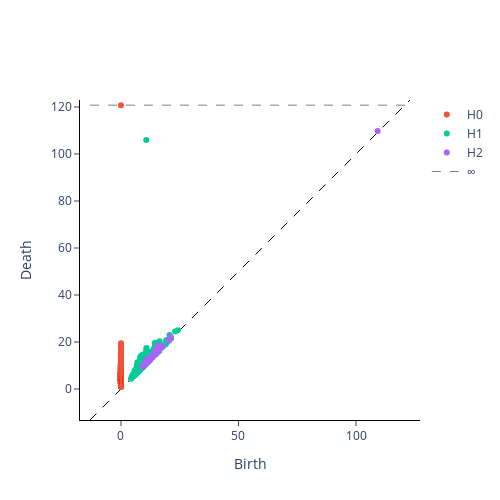

The notebook cell this image was saved under:
### Code cell
from gtda.plotting import plot_diagram

plot_diagram(noisy_diagrams[0])
